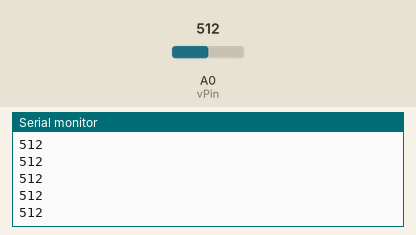
A sketch run on a simulated Arduino Uno, built with avr-gcc and run on an emulated ATmega328P. Shown: the last lines printed to the serial monitor. The inputs (shaded band) are chosen by the test bench; at power-on: A0 (vPin) = 512.

Above: at 1.2 s.
1.3 s: A0 (vPin) set to 716
At 2.2 s:
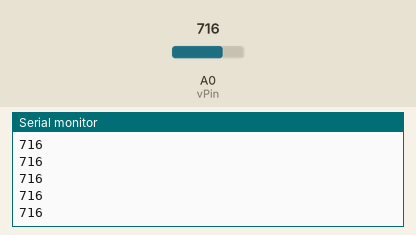
2.8 s: A0 (vPin) set to 900
At 3.9 s:
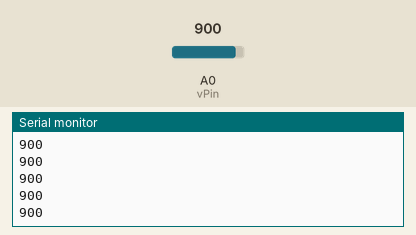
Timing chart, 0 to 5.8 s (numbered marks = the images above; inputs shaded):
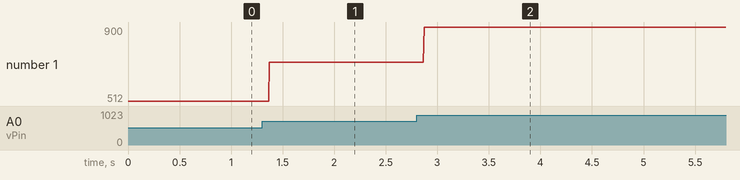

Measured:
- after the input at 1.3 s, the serial monitor: prints a new line after 0.07 s (image 1)
- after the input at 2.8 s, the serial monitor: prints a new line after 0.07 s (image 2)
- plotted number 1: 512 → 716 after the input at 1.3 s, 716 → 900 after the input at 2.8 s

The sketch:

VoltageRead1.ino
```cpp
/*
 * Filename: VoltageRead1
 * For Prototype1
 * By Varnika Sinha
 * November 24, 2016
 *
 * This program reads the voltage fluctuations through the split core current transducer to give an accurate reading of voltage to the user.
 * This reading is printed through the serial monitor, which can be opened by Tools>Serial Monitor or Tools>Serial Plotter.
 */
const int vPin=A0; //sets pin to read voltage from to A0
int voltage=0; //intializes var voltage

void setup()
{
  pinMode(vPin, INPUT); //set vPin as input to Board
  Serial.begin(9600); //sets up serial monitor to plot data values by 9600 baud
}

void loop()
{
   voltage=analogRead(vPin); //sets var voltage to analog reading of pin AO
   //voltage=voltage*120/1023;
   Serial.println(voltage); //prints out values of var voltage in serial monitor
}
```
